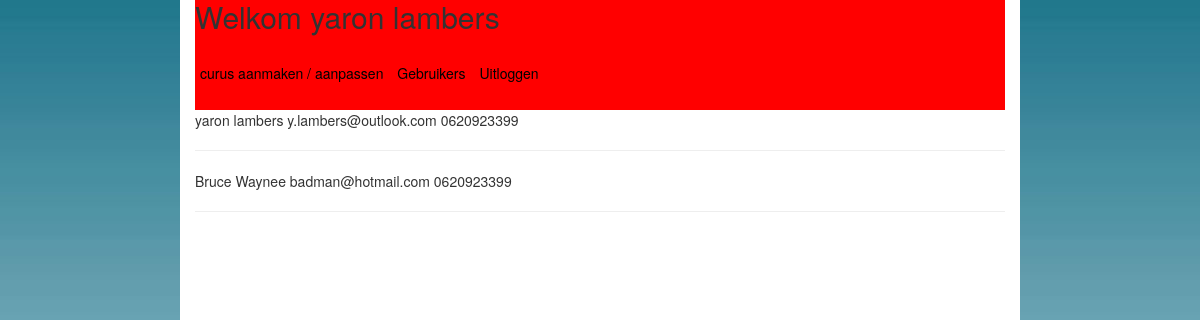
The app's page /login/includes/cursusShow.php?id=44 (signed in) with its own data.
### tables this page shows
CREATE TABLE `user` (
  `id` int(9) NOT NULL,
  `password` varchar(32) NOT NULL,
  `user_level` int(3) NOT NULL DEFAULT '1',
  `firstname` varchar(100) NOT NULL,
  `lastname` varchar(100) NOT NULL,
  `phone` varchar(12) NOT NULL,
  `email` varchar(100) NOT NULL
);

### login/includes/cursusShow.php (the view, shortened to what this page needs)
<!doctype html>
<html>
<head>
    <link rel="stylesheet" type="text/css" href="../../css/bootstrap.css">
    <link rel="stylesheet" type="text/css" href="../../css/style.css">
</head>
<body>
<div class="container">
<?php
include_once('database.php');
$email = $_SESSION['email'];
$user_email = "SELECT * FROM user WHERE email LIKE '%$email%'";
$result = mysqli_query($db, $user_email);
$row = mysqli_fetch_assoc($result);
$userName = $row['firstname'] ." ". $row['lastname']. "<br/>";
$role = $row['user_level'];
if(!empty($_SESSION['email'])){
    echo '<div class="menubar">';
    echo "<h2>"."Welkom ". $userName."</h2>"."<br/>";
    if($role == 2){
        echo '<a href="cursus.php"> curus aanmaken / aanpassen </a> ';
        echo '<a class="menu" href="user.php"> Gebruikers </a>';
    }else{
        echo '<a href="user.php">Gegevens bewerken </a> ';
    }
    echo '<a href="logout.php">Uitloggen </a> ';
    echo '</div>';
}else{
    header('location: ../index.php');
}
if($role == 2){
    $idCursus = $_GET['id'];
    $allCursus = "SELECT * FROM cursus_registratie WHERE id_cursus='$idCursus'";
    $resultCursus = mysqli_query($db, $allCursus);
    while($row = mysqli_fetch_array($resultCursus)){
        $userId = $row['id_user'];
        $allUserId = "SELECT * FROM user WHERE id='$userId'";
        $userResult = mysqli_query($db, $allUserId);
        while($rowUser = mysqli_fetch_array($userResult)){
            echo $rowUser['firstname'] . " ";
            echo $rowUser['lastname'] . " ";
            echo $rowUser['email']. " ";
            echo $rowUser['phone'] . "<br/>";
            echo "<hr/>";
        }
    }
}

### css/style.css (style rules this page uses)
html, body { margin: 0; padding: 0; background: url('../img/background.jpg'); }
.container { margin: 0 auto; width: 70%; height: auto; min-height: 1000px; background:#fff; }
.menubar { width: 100%; height: 110px; background: #ff0000; margin-top: -20px; }
a { color: #000; font-size: 14px; text-decoration: none; padding: 5px; }

### records on screen
user: firstname "yaron", lastname "lambers", email "y.lambers@outlook.com", phone "0620923399"
user: firstname "Bruce", lastname "Waynee", email "badman@hotmail.com", phone "0620923399"
